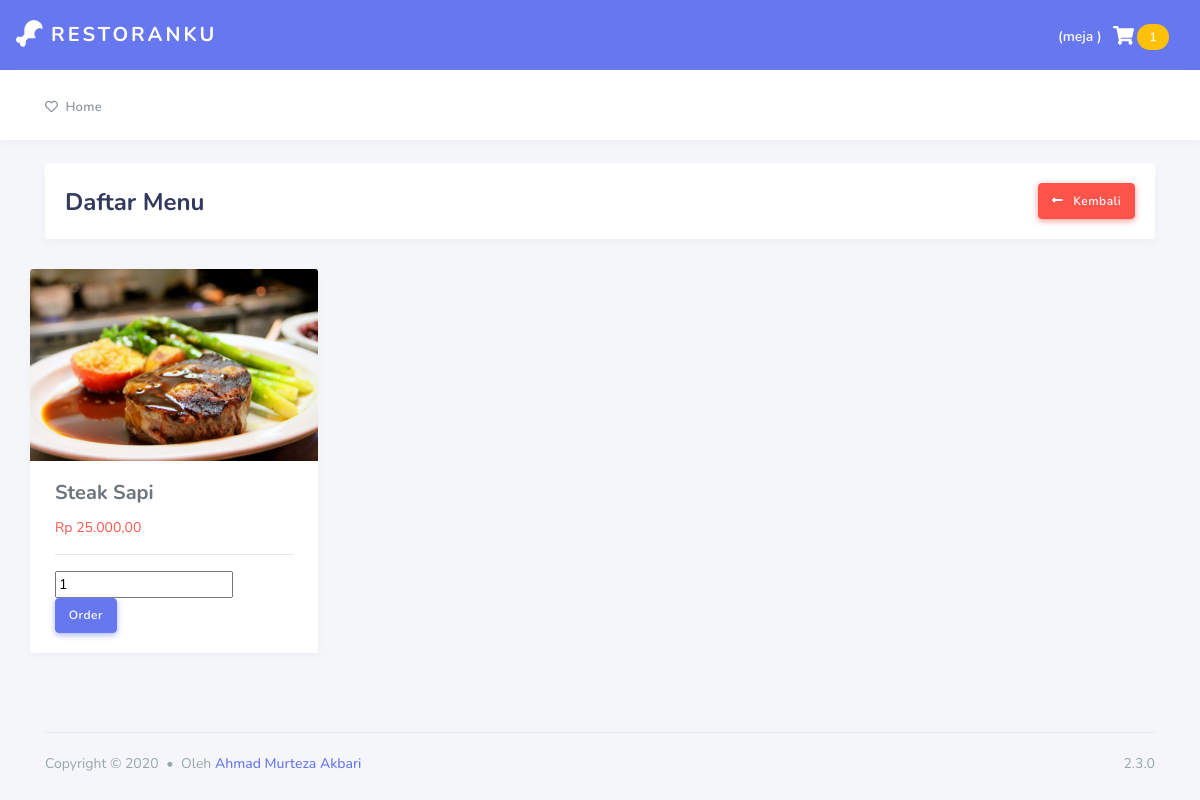
The page /public/Customer/menu/SK-01 on the database its author committed.
### tables this page shows
CREATE TABLE `menu` (
  `kd_menu` varchar(10) NOT NULL,
  `name_menu` varchar(50) NOT NULL,
  `kategori_id` varchar(10) NOT NULL,
  `harga` int(11) NOT NULL,
  `description` text NOT NULL,
  `status` enum('tersedia','tidak_tersedia') NOT NULL,
  `photo` varchar(255) NOT NULL,
  `terbeli` int(11) NOT NULL
);

### app/core/Controller.php (called while the page is built, shortened)
<?php
class Controller {
	public function view($view, $data = []) {
		include '../app/views/'. $view .'.php';
	}
}
?>

### app/controllers/Customer.php (called while the page is built, shortened)
<?php
class Customer extends Controller {
	public $Customer;
	public function __construct() {
		$this->Customer = new Customer_model;
	}
	public function menu($id) {
		$data['title'] = 'Menu';
		$data['menu'] = $this->Customer->getMenuById($id);
		$data['customer'] = $this->Customer->getSingleDataById('meja', 'id', $_SESSION['customer']);
		$this->view('customer/menu', $data);
	}
}
?>

### app/core/App.php (called while the page is built, shortened)
<?php
class App {
	protected $method = 'index';
	protected $params = [];
	public function __construct() {
		$url = $this->parseURL();
		if ( file_exists('../app/controllers/'. $url[0] . '.php') ) {
			unset($url[0]);
		}
		$this->controller = new $this->controller;
		if ( isset($url[1]) ) {
			if ( method_exists($this->controller, $url[1]) ) {
				$this->method = $url[1];
				unset($url[1]);
			}
		}
		if ( !empty($url) ) {
			$this->params = array_values($url);
		}
		call_user_func_array([$this->controller, $this->method], $this->params);
	}
	public function parseURL() {
		if ( isset($_GET['url']) ) {
			$url = rtrim($_GET['url'], '/');
			$url = filter_var($url, FILTER_SANITIZE_URL);
			$url = explode('/', $url);
			return $url;
		}
	}
}
?>

### public/index.php (called while the page is built, shortened)
<?php
$app = new App();
?>

### app/core/Database.php (called while the page is built, shortened)
<?php
class Database {
    private $host = DB_HOST;
    private $user = DB_USER;
    private $pass = DB_PASS;
    private $db_name = DB_NAME;
    private $dbh;
    private $stmt;
    public function __construct()
    {
        $dsn = 'mysql:host=' . $this->host . ';dbname=' . $this->db_name;
        $option = [
            PDO::ATTR_PERSISTENT => true,
            PDO::ATTR_ERRMODE => PDO::ERRMODE_EXCEPTION
        ];
        try {
            $this->dbh = new PDO($dsn, $this->user, $this->pass, $option);
        } catch(PDOException $e) {
            die($e->getMessage());
        }
    }
    public function query($query)
    {
        $this->stmt = $this->dbh->prepare($query);
    }
    public function bind($param, $value, $type = null)
    {
        if( is_null($type) ) {
            switch( true ) {
                case is_null($value) :
                    $type = PDO::PARAM_NULL;
                    break;
                default :
                    $type = PDO::PARAM_STR;
            }
        }
        $this->stmt->bindValue($param, $value, $type);
    }
    public function execute()
    {
        $this->stmt->execute();
    }
    public function resultAll()
    {
        $this->execute();
        return $this->stmt->fetchAll(PDO::FETCH_ASSOC);
    }
}

### app/models/Customer_model.php (called while the page is built, shortened)
<?php
class Customer_model {
	private $db;
	public function __construct() {
		$this->db = new Database;
	}
	public function getMenuById($id) {
		$sql = "SELECT * FROM menu
              	WHERE kategori_id = :id";
 		$this->db->query($sql);
        $this->db->bind('id', $id);
        return $this->db->resultAll();
	}
	public function getSingleDataById($table, $field, $id) {
		$sql = "SELECT * FROM $table WHERE $field = :id";
 		$this->db->query($sql);
		$this->db->bind('id', $id);
        return $this->db->single();
	}
}
 ?>

### app/views/customer/menu.php (the view, shortened to what this page needs)
<div class="main-content">
  <section class="section">
    <div class="section-header">
      <h1>Daftar Menu</h1>
      <div class="section-header-breadcrumb">
        <a href="<?= BASEURL ?>Customer/index" class="btn btn-danger">
          <i class="fas fa-long-arrow-alt-left"></i>&nbsp;&nbsp;
          Kembali
        </a>
      </div>
    </div>
    <div class="section-body">
      <div class="row">
        <?php foreach ($data['menu'] as $row) : ?>
          <div class="card" style="width: 18rem;">
            <img src="<?= BASEURL; ?>assets/uploads/<?= $row['photo'] ?>" class="card-img-top" alt="<?= $row['name_menu'] ?>">
            <div class="card-body">
              <h5 class="card-title"><?= $row['name_menu'] ?></h5>
              <span class="price-new text-danger"><?= "Rp " . number_format($row['harga'], 2, ',', '.') ?></span>
              <hr>
              <form id="orderForm">
                <input type="number" name="jumlah" value="1">
                <input type="submit" id="orderBtn" value="Order" class="btn btn-primary">
              </form>
            </div>
          </div>
        <?php endforeach; ?>
      </div>
    </div>
  </section>
</div>

### rows shown on the page
menu: photo (picture), name_menu "Steak Sapi", harga "25.000,00"
